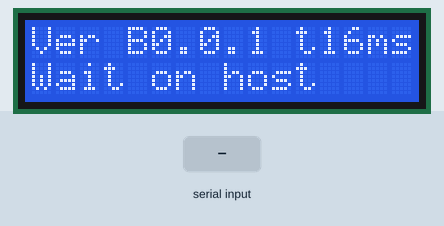
Bench run of a sketch on a simulated Arduino Uno, built with avr-gcc and run on an emulated ATmega328P. Parts: 16×2 character LCD. Inputs (shaded band) come from the test bench. What the sketch prints to the serial monitor is not drawn.

Above: at 4.2 s.
4.3 s: "r~" received over Serial
At 5.1 s:
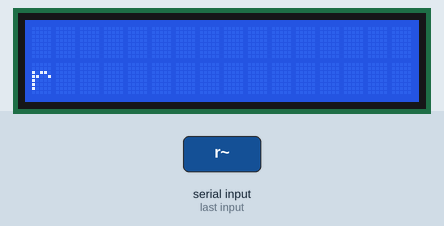
5.8 s: "t~" received over Serial
At 6.2 s:
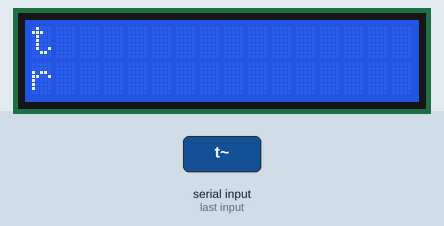
7.3 s: "b~" received over Serial
At 8.5 s:
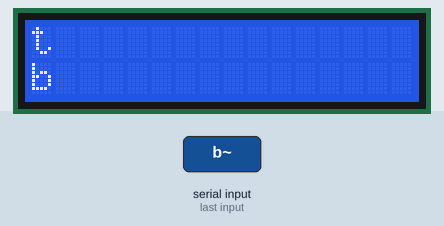
8.8 s: "c~" received over Serial
At 9.7 s:
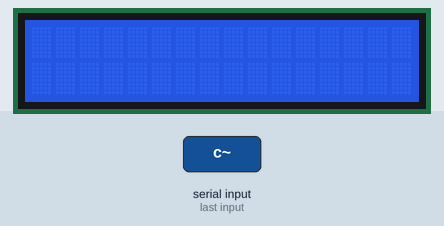
10.3 s: "1~" received over Serial
At 10.9 s:
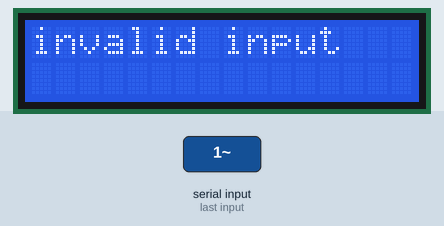
11.8 s: "0~" received over Serial
At 13.2 s:
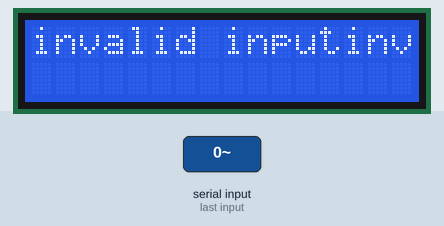
Timing chart, 0 to 14.3 s (numbered marks = the images above; inputs shaded):
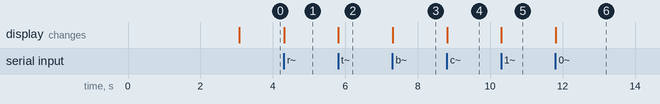

The sketch:

nano_sketch.ino
```cpp
#include <LiquidCrystal.h>

const String version = "Ver B0.0.1";
const bool debug = true;

const int d_reset = 12, d_enable = 11, d_d4 = 5, d_d5 = 4, d_d6 = 3, d_d7 = 2,
          d_colcount = 16, d_rowcount = 2;
LiquidCrystal lcd(d_reset, d_enable, d_d4, d_d5, d_d6, d_d7);

void setup() {
  Serial.begin(9600);
  Serial.println("MiniLCD-Driver");
  Serial.println("\tVersion B0.0.1");

  lcd.begin(16,2);
  lcd.print("MiniLCD-Driver");
  lcd.setCursor(0, 1);
  lcd.print(version);
  delay(3000);

  lcd.clear();

  lcd.setCursor(0,0);
  Serial.setTimeout(16);
  lcd.print(version+" t16ms");
  lcd.setCursor(0, 1);
  lcd.print("Wait on host");

  Serial.flush();

}

void loop() {
  // put your main code here, to run repeatedly:
  if(Serial.available())
  {
    if(debug) { Serial.println("rec"); }

    String command = Serial.readStringUntil('~');
    Serial.flush();
    if(debug) {Serial.println(command);}

    char action = command[0];
    if(debug) {Serial.println(action);}


    switch(action)
    {
      case 'r': // raw text entry
          lcd.clear();
          lcd.println(command.substring(1,17));
          lcd.setCursor(0, 1);
          lcd.println(command.substring(17,command.length()-1));// TODO: fix the issue that this has to be padded and general slowness
          break;
        case 't': // raw text entry for top line
          lcd.setCursor(0, 0);
          lcd.print(command.substring(1, command.length()-1));
          break;
        case 'b': // raw text entry for bottom line //TODO: make this one command that also gets an int
          lcd.setCursor(0, 1);
          lcd.print(command.substring(1, command.length()-1));
          break;
        case 'c': // clear command
          lcd.clear();
          break;
        default:
          lcd.print("invalid input");
          break;
    }

  }
}
```

Measured:
- after the input at 4.3 s, the display: changes at once (image 1)
- after the input at 5.8 s, the display: changes at once (image 2)
- after the input at 7.3 s, the display: changes at once (image 3)
- after the input at 8.8 s, the display: changes at once (image 4)
- after the input at 10.3 s, the display: changes at once (image 5)
- after the input at 11.8 s, the display: changes at once (image 6)
